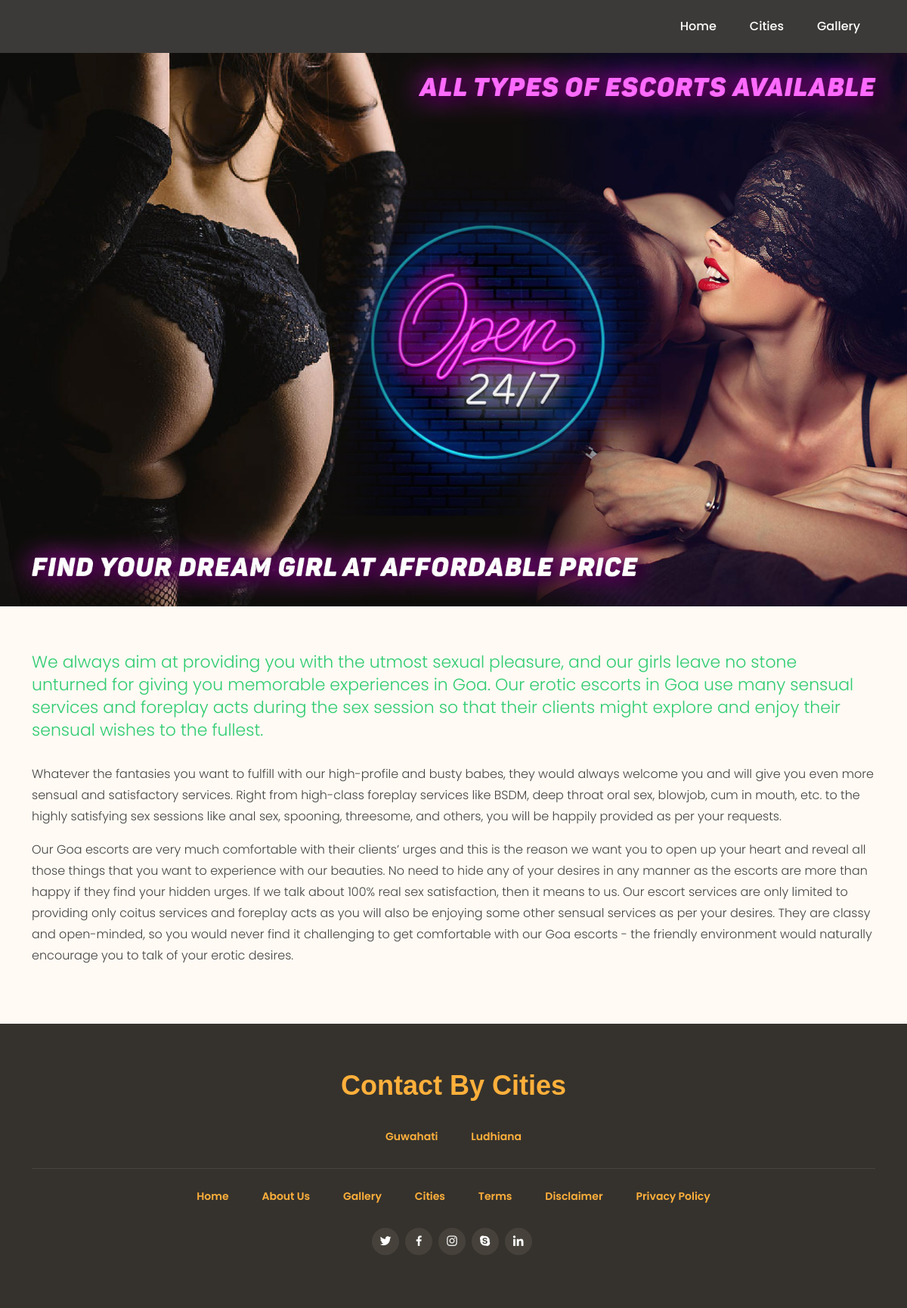
Screenshot of /Terms.php with the database file from the repository.
### tables this page shows
CREATE TABLE `terms` (
  `id` int(11) NOT NULL,
  `content` text NOT NULL,
  `date` varchar(20) NOT NULL,
  `status` varchar(2) NOT NULL
);

CREATE TABLE `websitepage` (
  `id` int(11) NOT NULL,
  `related_cities` text NOT NULL,
  `city` varchar(250) NOT NULL,
  `url` varchar(250) NOT NULL,
  `def` varchar(5) NOT NULL,
  `content` text NOT NULL,
  `image` text NOT NULL,
  `img_alt` varchar(250) NOT NULL,
  `contact` varchar(15) NOT NULL,
  `email` varchar(250) NOT NULL,
  `status` enum('0','1') NOT NULL,
  `date` varchar(30) NOT NULL,
  `position` varchar(10) NOT NULL
);

### admin/configuration/functions.php (called while the page is built, shortened)
<?php
include_once("connect.php");
function getContent($table){
	global $con;
	$execQry=mysqli_query($con,"select content from $table where `id`='1'  ");
	$fetchRes=mysqli_fetch_row($execQry);
	return $fetchRes[0];
}
?>

### Terms.php (the view, shortened to what this page needs)
<?php
include("admin/configuration/connect.php");
include("admin/configuration/functions.php");
?>
<!DOCTYPE html>
<html lang="en">
<head>
<?php include('include/css.php') ?>
</head>
<body>
<?php include('include/header2.php') ?>
  <main id="main">
    <section class="breadcrumbs">
      <img src="assets/img/inner-banner-e.jpg" />
    </section>
    <section id="about" class="about">
      <div class="container">
        <div class="row">
          <div class="col-sm-12">
<?php echo getContent('terms'); ?>
          </div>
        </div>
      </div>
    </section>
  </main>
  <?php include('include/footer.php') ?>
</body>
</html>

### include/footer.php
<footer id="footer">
  <div class="container">
    <h3>Contact By Cities</h3>
    <ul>
      <?php $qry=mysqli_query($con,"select * from websitepage order by id desc limit 10");
        while($fetch=mysqli_fetch_array($qry)){?>
          <li><a href="<?php echo $fetch['url']?>"><?php echo $fetch['city'] ?></a></li>
    <?php }?>
    </ul>
    <ul class="bootomFooter">
      <li><a href="index">Home</a></li>
      <li><a href="About">About Us</a></li>
      <li><a href="Gallery">Gallery</a></li>
      <li><a href="cities">Cities</a></li>
      <li><a href="Terms">Terms</a></li>
      <li><a href="Disclaimer">Disclaimer</a></li>
      <li><a href="Privacy-Policy">Privacy Policy</a></li>
    </ul>
    <div class="social-links">
      <a target="_blank" href="<?php echo $hqry['twitter'] ?>" class="twitter"><i class="bx bxl-twitter"></i></a>
      <a target="_blank" href="<?php echo $hqry['facebook'] ?>" class="facebook"><i class="bx bxl-facebook"></i></a>
      <a target="_blank" href="<?php echo $hqry['insta'] ?>" class="instagram"><i class="bx bxl-instagram"></i></a>
      <a target="_blank" href="<?php echo $hqry['skype'] ?>" class="google-plus"><i class="bx bxl-skype"></i></a>
      <a target="_blank" href="<?php echo $hqry['linkin'] ?>" class="linkedin"><i class="bx bxl-linkedin"></i></a>
    </div>
  </div>
</footer>

### assets/css/style.css (style rules this page uses)
body { font-family: "Poppins", sans-serif; font-size: 16px; color: #444; line-height: 28px; font-weight: 300; }
a { text-decoration: none; color: #ffb03b; }
h1, h2, h3, h4, h5, h6 { font-family: "Calibri", sans-serif; }
section { padding: 60px 0; }
.breadcrumbs { padding: 70px 0 0; }
.breadcrumbs img { width: 100%; }
.about { background: #fffaf3; min-height: 400px; }
#footer { background: #35322d; color: #fff; font-size: 14px; text-align: center; padding: 30px 0; }
#footer h3 { font-size: 36px; font-weight: 700; color: #ffb03b; position: relative; padding: 0; margin: 30px 0 30px; }
#footer .social-links { margin: 0 0 40px 0; }
#footer .social-links a { font-size: 18px; display: inline-block; background: #46423b; color: #fff; line-height: 1; padding: 8px 0; margin-right: 4px; border-radius: 50%; text-align: center; width: 36px; height: 36px; transition: 0.3s; }
#footer ul { list-style: none; padding: 0; }
#footer li { margin: 0 0 10px; display: inline-block; }
#footer li a { border-radius: 30px; padding: 2px 20px; display: block; transition: all ease 0.2s; font-weight: 600; }
.bootomFooter { padding: 20px 0 0 !important; border-top: solid 1px #48453e; }

### rows the page displays
terms: content "We always aim at providing you with the utmost sexual pleasure, and our girls leave no stone unturned for giving you memorable experiences in Goa. Our erotic escorts in Goa use many sensual services and foreplay acts during the sex session so that their clients might explore and enjoy their sensual wishes to the fullest. Whatever the fantasies you want to fulfill with our high-profile and busty babes, they would always welcome you and will give you even more sensual and satisfactory services. Right from high-class foreplay services like BSDM, deep throat oral sex, blowjob, cum in mouth, etc. to the highly satisfying sex sessions like anal sex, spooning, threesome, and others, you will be…"
websitepage: city "Guwahati"
websitepage: city "Ludhiana"
